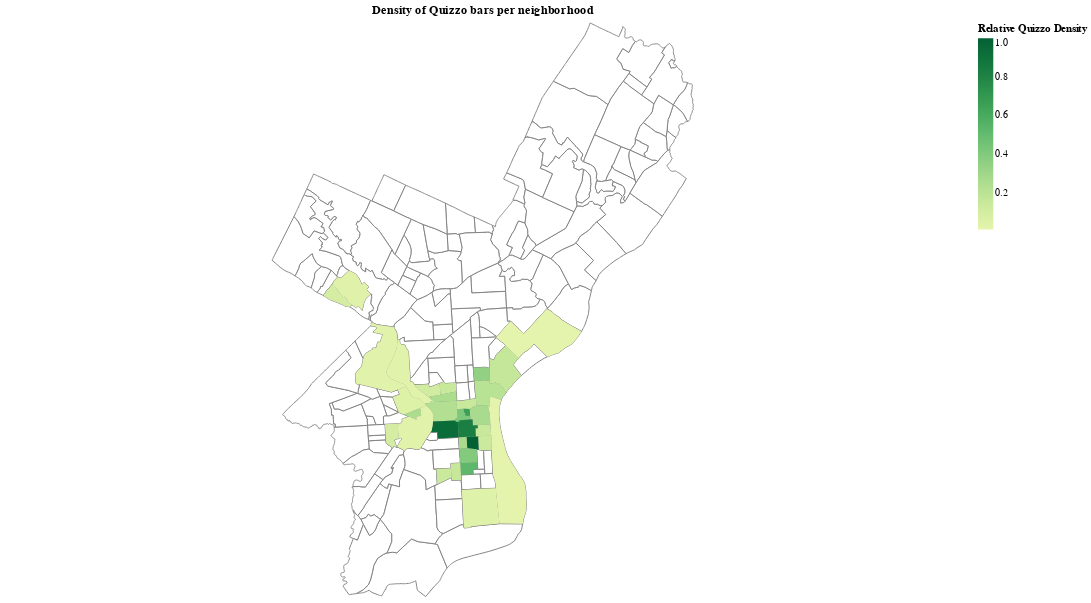

The notebook cell this image was saved under:
### Code cell
import altair as alt
 
density=alt.Chart(count_by_nhood).mark_geoshape().encode(

color=alt.Color("density", title='Relative Quizzo Density', legend=alt.Legend(), scale=alt.Scale(scheme='yellowgreen')),

tooltip=['density', alt.Tooltip()]).properties(title="Density of Quizzo bars per neighborhood"

).project(
    'albersUsa'

).properties(

width=1000,

height=600
    

)

background = alt.Chart(neighborhoods).mark_geoshape(
    stroke='grey',
    fill='white'
)

background + density
